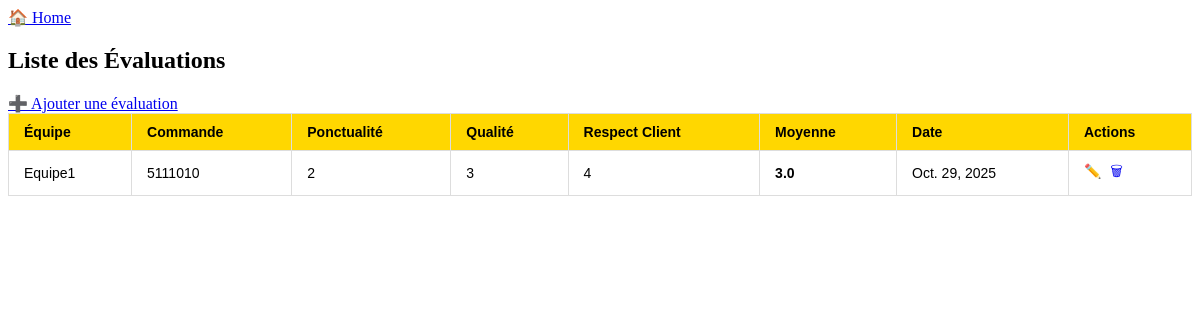
The page /equipes/evaluations/ on the database its author committed.
### equipes/models.py (models this page shows, shortened)
class Evaluation(models.Model):
    affectation = models.ForeignKey('Affectation', on_delete=models.CASCADE)
    date_evaluation = models.DateField(default=timezone.now)
    ponctualite = models.IntegerField(choices=[(i, i) for i in range(1, 6)], help_text="Note de 1 à 5")
    qualite_travail = models.IntegerField(choices=[(i, i) for i in range(1, 6)], help_text="Note de 1 à 5")
    respect_client = models.IntegerField(choices=[(i, i) for i in range(1, 6)], help_text="Note de 1 à 5")
    commentaire = models.TextField(blank=True, null=True)
    @property
    def moyenne(self):
        return round((self.ponctualite + self.qualite_travail + self.respect_client) / 3, 2)

class Affectation(models.Model):
    id = models.AutoField(primary_key=True)
    franchise = models.CharField(
        max_length=100,
        choices=FRANCHISES,
        default='Trari'
    )
    equipes = models.ForeignKey(Equipes, on_delete=models.CASCADE)
    commande = models.CharField(max_length=100)  # Champ à saisir
    nombre_menuiseries = models.PositiveIntegerField(default=0)
    date_affectation = models.DateField(default=timezone.now)

class Equipes(models.Model):
    franchise = models.CharField(
        max_length=100,
        choices=FRANCHISES,
        default='Trari'
    )
    nom = models.CharField(max_length=100)
    chef_equipe = models.CharField(max_length=100)
    nombre_poseurs = models.PositiveIntegerField()
    telephone = models.CharField(max_length=20, blank=True, null=True)

### equipes/views.py (the view)
# urls.py: path('evaluations/', views.liste_evaluations, name='liste_evaluations'),
def liste_evaluations(request):
    evaluations = Evaluation.objects.select_related('affectation')
    return render(request, 'liste_evaluations.html', {'evaluations': evaluations})

### templates/liste_evaluations.html (shortened to what this page needs)
{% block content %}
<div class="container mt-4">
    <a href="{% url 'dashboard' %}" class="btn btn-secondary mb-3">🏠 Home</a>
    <h2 class="mb-3">Liste des Évaluations</h2>
    <a href="{% url 'ajouter_evaluation' %}" class="btn btn-warning mb-4">➕ Ajouter une évaluation</a>
    <table class="styled-table">
        <thead>
            <tr>
                <th>Équipe</th>
                <th>Commande</th>
                <th>Ponctualité</th>
                <th>Qualité</th>
                <th>Respect Client</th>
                <th>Moyenne</th>
                <th>Date</th>
                <th>Actions</th>
            </tr>
        </thead>
        <tbody>
            {% for ev in evaluations %}
            <tr>
                <td>{{ ev.affectation.equipes.nom }}</td>
                <td>{{ ev.affectation.commande }}</td>
                <td>{{ ev.ponctualite }}</td>
                <td>{{ ev.qualite_travail }}</td>
                <td>{{ ev.respect_client }}</td>
                <td><strong>{{ ev.moyenne }}</strong></td>
                <td>{{ ev.date_evaluation }}</td>
                <td>
                    <a href="{% url 'modifier_evaluation' ev.id %}" class="btn btn-sm btn-primary">✏️</a>
                    <a href="{% url 'supprimer_evaluation' ev.id %}" class="btn btn-sm btn-danger" onclick="return confirm('Supprimer cette evaluation ?')">🗑</a>
                </td>
            </tr>
            {% empty %}
            <tr>
                <td colspan="7" class="text-center">Aucune évaluation enregistrée.</td>
            </tr>
            {% endfor %}
        </tbody>
    </table>
</div>
{% endblock %}

### templates/liste_evaluations.html (style rules this page uses)
.styled-table { width: 100%; border-collapse: collapse; font-family: Arial, sans-serif; font-size: 14px; }
.styled-table thead tr { background-color: #FFD700; color: #000000; text-align: left; }
.styled-table th, .styled-table td { padding: 10px 15px; border: 1px solid #ddd; }
.styled-table tbody td a { margin-right: 5px; text-decoration: none; }

### rows shown on the page
Evaluation: affectation.equipes.nom "Equipe1", affectation.commande "5111010", ponctualite "2", qualite_travail "3", respect_client "4", moyenne "3.0", date_evaluation "Oct. 29, 2025"
